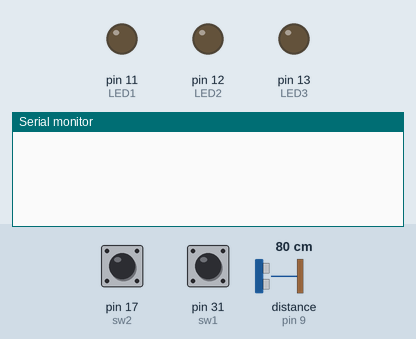
Recording of a sketch running on a simulated Arduino Mega 2560, built with avr-gcc and run on an emulated ATmega2560. Shown: output pins drawn as LEDs (lit = HIGH), the last lines printed to the serial monitor. The test bench sets the inputs (shaded band); at power-on: pin 17 (sw2) HIGH, pin 31 (sw1) HIGH, distance to the obstacle (sensor on pin 9) 80 cm. The echo pulse lasts 58.3 µs per cm; pins used as bus, display or sensor lines are not drawn.

Above: at 1.2 s.
1.3 s: pin 17 (sw2) pulled LOW for 0.15 s
At 1.8 s:
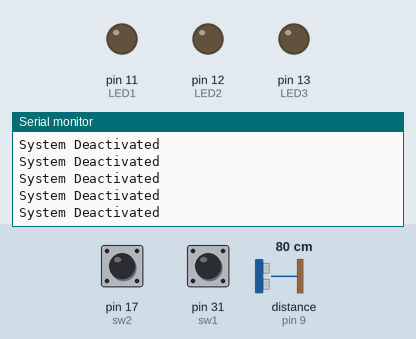
2.9 s: pin 31 (sw1) pulled LOW for 0.15 s
At 4.9 s:
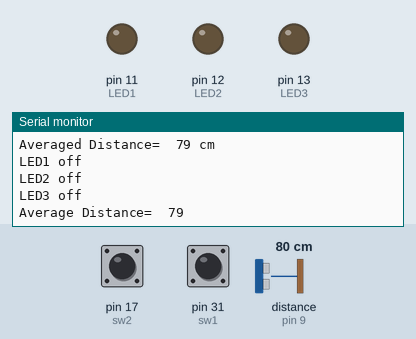
5.4 s: pin 17 (sw2) driven LOW
8.4 s: pin 31 (sw1) pulled LOW for 0.15 s
Timing chart, 0 to 10.2 s (numbered marks = the images above; inputs shaded):
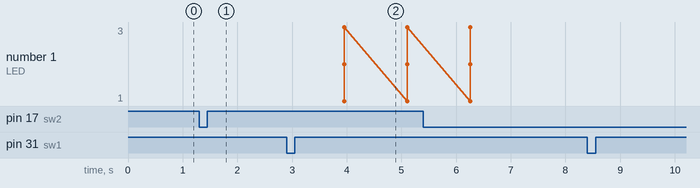

The sketch:

t04.ino
```cpp
// Ultrasonic Pins Definition, here we specify pin usage for our tivaC Board
const int echo = 9;
const int Trig = 10;  // Pin connections for HC-SR04
const int LED1 = 11;            // Specify Pin for LED1
const int LED2 = 12;            // Specify Pin for LED2
const int LED3 = 13;            // Specify Pin for LED3
// Time Update Variables
long duration, cm;                          // To measure pulse width and distance in cm
unsigned long LastUpdateMillisecs = 0;
unsigned long CurrentMillisecs = 0;
const int blinkInterval = 500;
bool systemOn = false;
// Pin Definitions for Switches
const int sw1 = 31;  // PF4
const int sw2 = 17;  // PF0
// Initializing Pins Function
void setup() {
  Serial.begin(115200);     // Initialize Serial COM Port with 115200 baud rate
  pinMode(Trig, OUTPUT);    // Trigger is output since it will send 8 pulses at 40KHz from HC-SR04
  pinMode(echo, INPUT);     // Echo is input since it will detect the reflected wave from HC-SR04
  pinMode(LED1, OUTPUT);    // Pin for LED1 should output HIGH(on) or LOW(off)
  pinMode(LED2, OUTPUT);    // Pin for LED2 should output HIGH(on) or LOW(off)
  pinMode(LED3, OUTPUT);    // Pin for LED3 should output HIGH(on) or LOW(off)
  pinMode(sw1, INPUT_PULLUP); // SW1
  pinMode(sw2, INPUT_PULLUP); // SW2
}
// Main Loop that will keep on running
void loop() {
  if (digitalRead(sw1) == LOW) {
    // Switch ON the system
    systemOn = true;
    Serial.print("System Activated");Serial.print("\n");
  }
  if (digitalRead(sw2) == LOW) {
    // Switch OFF the system
    systemOn = false;
    Serial.print("System Deactivated");Serial.print("\n");
  }
  if (systemOn) {
    Update_Ultra_Sonic(); // This function operates HC-SR04
    delay(100);           // Delay between prints on Serial Monitor
  } else {
    // Turn off all LEDs when the system is OFF
    digitalWrite(LED1, LOW);
    digitalWrite(LED2, LOW);
    digitalWrite(LED3, LOW);
  }
}
// Will update ultrasonic sensors through Serial port
void Update_Ultra_Sonic() {
  const int Readings = 10;
  long TotalDistance = 0;
  long AvgDist = 0;
  for (int i = 0;i < Readings; i++) {

    // Setting Trig Signal HIGH for 10us to produce burst of 8 pulses at 40KHz
  digitalWrite(Trig, LOW);
  delayMicroseconds(2);
  digitalWrite(Trig, HIGH);
  delayMicroseconds(10);
  digitalWrite(Trig, LOW);
  duration = pulseIn(echo, HIGH);
  cm = microsecondsToCentimeters(duration);
  TotalDistance += cm;
  delay(100);}
  AvgDist = TotalDistance/Readings;
  Serial.print("Averaged Distance=");
  Serial.print("\t");
  Serial.print(AvgDist);
  Serial.print(" cm\n");
   // Convert the time into a distance
  if (AvgDist > 100) {
    // Blink all LEDs if no object in sight
    CurrentMillisecs = millis();
    if (CurrentMillisecs - LastUpdateMillisecs >= blinkInterval) {
      LastUpdateMillisecs = CurrentMillisecs;
      digitalWrite(LED1, !digitalRead(LED1));
      digitalWrite(LED2, !digitalRead(LED2));
      digitalWrite(LED3, !digitalRead(LED3));
      Serial.print("Average Distance=");
      Serial.print("\t");
      Serial.print(AvgDist);
      Serial.print("\n");
      //Serial.print("LED1 ");
      //Serial.print(digitalRead(LED1) ? "on" : "off");
      //Serial.print("\nLED2 ");
      //Serial.print(digitalRead(LED2) ? "on" : "off");
      //Serial.print("\nLED3 ");
      //Serial.print(digitalRead(LED3) ? "on" : "off");
      //Serial.print("\n");
    }
  } else if (AvgDist > 15 && AvgDist <= 30) {
    digitalWrite(LED1, HIGH);
    digitalWrite(LED2, LOW);
    digitalWrite(LED3, LOW);
    //Serial.print("LED1 on\nLED2 off\nLED3 off\n");
    //Serial.print("Distance=");
    //Serial.print("\t");
    //Serial.print(cm);
    //Serial.print("\n");
  } else if (AvgDist > 5 && AvgDist <= 15) {
    digitalWrite(LED1, HIGH);
    digitalWrite(LED2, HIGH);
    digitalWrite(LED3, LOW);
    //Serial.print("LED1 on\nLED2 on\nLED3 off\n");
    //Serial.print("Distance=");
    //Serial.print("\t");
    //Serial.print(cm);
    //Serial.print("\n");
  } else if (AvgDist >= 0 && AvgDist <= 5) {
    digitalWrite(LED1, HIGH);
    digitalWrite(LED2, HIGH);
    digitalWrite(LED3, HIGH);
    //Serial.print("LED1 on\nLED2 on\nLED3 on\n");
    //Serial.print("Distance=");
    //Serial.print("\t");
    //Serial.print(cm);
    //Serial.print("\n");
  } else {
    Serial.print("LED1 off\nLED2 off\nLED3 off\n");
    //Serial.print("Distance=");
    //Serial.print("\t");
    //Serial.print(cm);
    //Serial.print("\n");
  }
  // Sending through serial port to print on Monitor
  Serial.print("Average Distance=");
  Serial.print("\t");
  Serial.print(AvgDist);
  Serial.print("\n");
}
// Conversion of microsecond to centimeter
long microsecondsToCentimeters(long microseconds) {
  // The speed of sound is 340 m/s or 29 microseconds per centimeter.
  // Convert speed of sound from m/s to cm/us
  // Use the formula: distance(cm) = speed(cm/us) * time(us)
  long distance = 0.0343 * microseconds;
  // We take half of the distance travelled since it's a reflected wave
  return distance / 2;
}
```

Measured:
- after the input at 1.3 s, the serial monitor: prints a new line at once (image 1)
- after the input at 2.9 s, the serial monitor: prints a new line at once (image 2)
